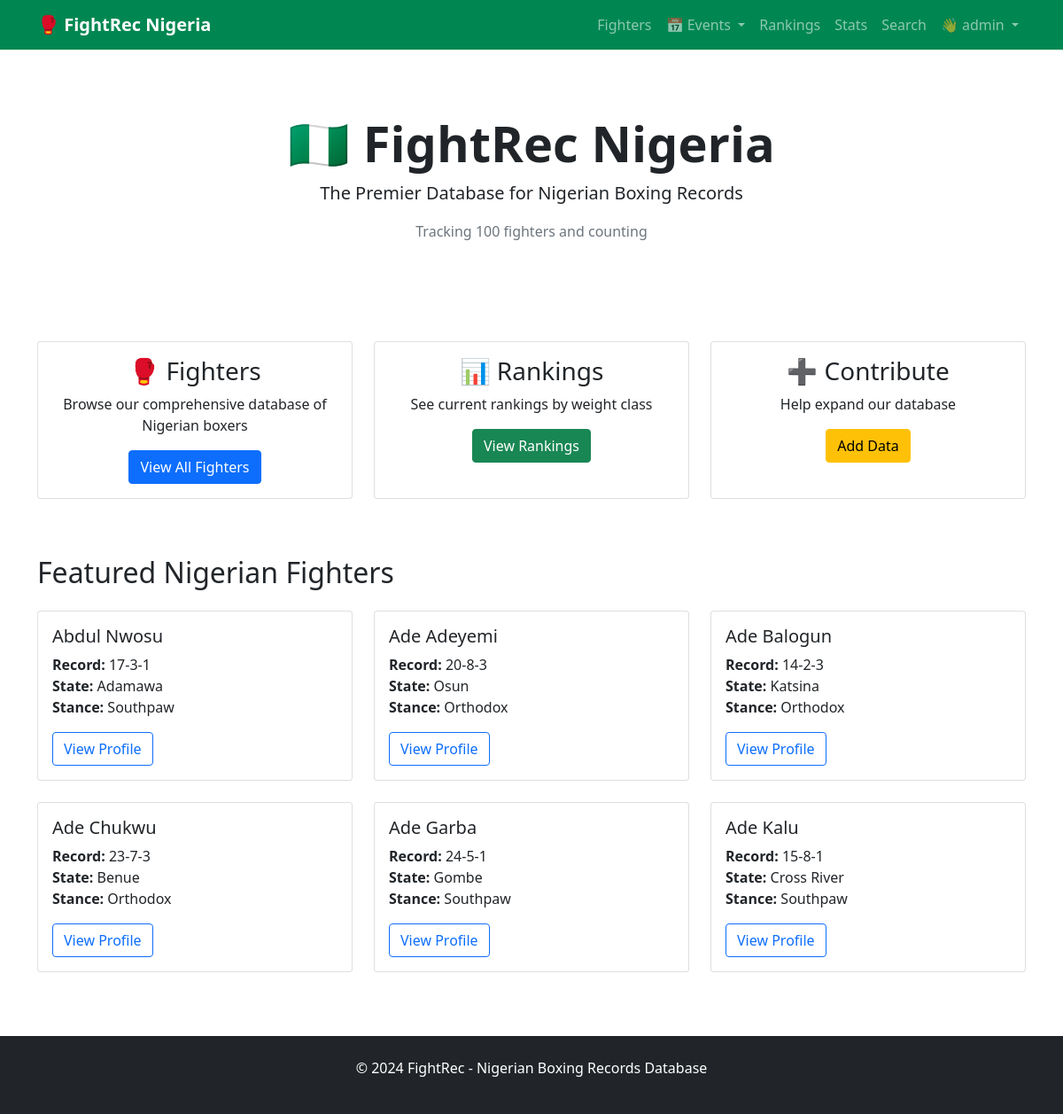
The app's page / (signed in) with its own data.
### accounts/models.py (models this page shows, shortened)
class CustomUser(AbstractUser):
    bio = models.TextField(max_length=500, blank=True, help_text="Tell us about yourself")
    location = models.CharField(max_length=100, blank=True)
    birth_date = models.DateField(null=True, blank=True)
    profile_picture = models.ImageField(upload_to='profiles/', null=True, blank=True)
    favorite_fighter = models.ForeignKey('fighters.Fighter', on_delete=models.SET_NULL, null=True, blank=True)
    followers = models.ManyToManyField('self', symmetrical=False, related_name='following', blank=True)
    created_at = models.DateTimeField(auto_now_add=True)
    updated_at = models.DateTimeField(auto_now=True)
    class Meta:
        ordering = ['username']

### fighters/models.py (models this page shows, shortened)
class Fighter(models.Model):
    STANCE_CHOICES = [
        ('Orthodox', 'Orthodox'),
        ('Southpaw', 'Southpaw'),
    ]
    name = models.CharField(max_length=100)
    birth_date = models.DateField(null=True, blank=True)
    state_of_origin = models.CharField(max_length=50)
    nationality = models.CharField(max_length=50, default='Nigerian')
    height = models.DecimalField(max_digits=5, decimal_places=2, null=True, blank=True, help_text="Height in cm")
    reach = models.DecimalField(max_digits=5, decimal_places=2, null=True, blank=True, help_text="Reach in cm")
    stance = models.CharField(max_length=10, choices=STANCE_CHOICES)
    total_wins = models.IntegerField(default=0)
    total_losses = models.IntegerField(default=0)
    total_draws = models.IntegerField(default=0)
    kos = models.IntegerField(default=0, help_text="Knockout wins")
    biography = models.TextField(blank=True, help_text="Fighter biography and career highlights")
    photo = models.ImageField(upload_to='fighters/photos/', null=True, blank=True, help_text="Fighter profile photo")
    weight_class = models.ForeignKey(WeightClass, on_delete=models.SET_NULL, null=True, blank=True)
    created_at = models.DateTimeField(auto_now_add=True)
    updated_at = models.DateTimeField(auto_now=True)
    @property
    def record(self):
        return f"{self.total_wins}-{self.total_losses}-{self.total_draws}"
    class Meta:
        ordering = ['name']

### fighters/views.py (the view)
# urls.py: path('', views.home, name='home'),
def home(request):
    featured_fighters = Fighter.objects.all()[:6]
    total_fighters = Fighter.objects.count()
    return render(request, 'fighters/home.html', {
        'featured_fighters': featured_fighters,
        'total_fighters': total_fighters,
    })

### fighters/templates/fighters/home.html
{% extends 'fighters/base.html' %}
{% block content %}
<div class="hero-section text-center py-5 mb-5 rounded">
    <h1 class="display-4 fw-bold">🇳🇬 FightRec Nigeria</h1>
    <p class="lead">The Premier Database for Nigerian Boxing Records</p>
    <p class="text-muted">Tracking {{ total_fighters }} fighters and counting</p>
</div>
<div class="row mb-5">
    <div class="col-md-4 mb-3">
        <div class="card text-center h-100">
            <div class="card-body">
                <h3>🥊 Fighters</h3>
                <p>Browse our comprehensive database of Nigerian boxers</p>
                <a href="{% url 'fighter_list' %}" class="btn btn-primary">View All Fighters</a>
            </div>
        </div>
    </div>
    <div class="col-md-4 mb-3">
        <div class="card text-center h-100">
            <div class="card-body">
                <h3>📊 Rankings</h3>
                <p>See current rankings by weight class</p>
                <a href="{% url 'rankings' %}" class="btn btn-success">View Rankings</a>
            </div>
        </div>
    </div>
    <div class="col-md-4 mb-3">
        <div class="card text-center h-100">
            <div class="card-body">
                <h3>➕ Contribute</h3>
                <p>Help expand our database</p>
                <a href="/admin/" class="btn btn-warning">Add Data</a>
            </div>
        </div>
    </div>
</div>
<h2 class="mb-4">Featured Nigerian Fighters</h2>
<div class="row">
    {% for fighter in featured_fighters %}
    <div class="col-lg-4 col-md-6 mb-4">
        <div class="card fighter-card h-100">
            <div class="card-body">
                <h5 class="card-title">{{ fighter.name }}</h5>
                <p class="card-text">
                    <strong>Record:</strong> {{ fighter.record }}<br>
                    <strong>State:</strong> {{ fighter.state_of_origin }}<br>
                    <strong>Stance:</strong> {{ fighter.stance }}
                </p>
                <a href="{% url 'fighter_detail' fighter.id %}" class="btn btn-outline-primary">View Profile</a>
            </div>
        </div>
    </div>
    {% empty %}
    <div class="col-12">
        <div class="alert alert-info">No fighters in database yet. <a href="/admin/">Add some fighters</a></div>
    </div>
    {% endfor %}
</div>
{% endblock %}

### fighters/templates/fighters/base.html (shortened to what this page needs)
<!DOCTYPE html>
<html lang="en">
<head>
    <link href="https://cdn.jsdelivr.net/npm/bootstrap@5.1.3/dist/css/bootstrap.min.css" rel="stylesheet">
</head>
<body>
<nav class="navbar navbar-expand-lg navbar-dark">
    <div class="container">
        <a class="navbar-brand fw-bold" href="{% url 'home' %}">
            🥊 FightRec Nigeria
        </a>
        <div class="navbar-nav ms-auto">
            <a class="nav-link" href="{% url 'fighter_list' %}">Fighters</a>
            <div class="nav-item dropdown">
                <a class="nav-link dropdown-toggle" href="#" role="button" data-bs-toggle="dropdown">
                    📅 Events
                </a>
            </div>
            <a class="nav-link" href="{% url 'rankings' %}">Rankings</a>
            <a class="nav-link" href="{% url 'statistics' %}">Stats</a>
            <a class="nav-link" href="{% url 'fighter_list' %}?advanced=1">Search</a>
            {% if user and user.is_authenticated %}
            <div class="nav-item dropdown">
                <a class="nav-link dropdown-toggle" href="#" role="button" data-bs-toggle="dropdown">
                    👋 {{ user.username }}
                </a>
            </div>
            {% endif %}
        </div>
    </div>
</nav>
    <div class="container mt-4">
        {% block content %}
        {% endblock %}
    </div>
    <footer class="bg-dark text-white mt-5 py-4">
        <div class="container text-center">
            <p>&copy; 2024 FightRec - Nigerian Boxing Records Database</p>
        </div>
    </footer>
</body>
</html>

### fighters/templates/fighters/base.html (style rules this page uses)
.navbar { background-color: #008751; }
.fighter-card { transition: transform 0.2s; }

### records on screen
CustomUser: username "admin"
Fighter: name "Abdul Nwosu", record "17-3-1", state_of_origin "Adamawa", stance "Southpaw"
Fighter: name "Ade Adeyemi", record "20-8-3", state_of_origin "Osun", stance "Orthodox"
Fighter: name "Ade Balogun", record "14-2-3", state_of_origin "Katsina", stance "Orthodox"
Fighter: name "Ade Chukwu", record "23-7-3", state_of_origin "Benue", stance "Orthodox"
Fighter: name "Ade Garba", record "24-5-1", state_of_origin "Gombe", stance "Southpaw"
Fighter: name "Ade Kalu", record "15-8-1", state_of_origin "Cross River", stance "Southpaw"

### other values on screen
{{ total_fighters }} "100"
